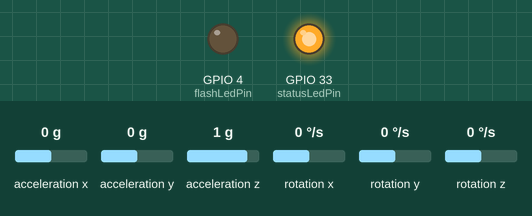
Simulated run of this sketch. Board: ESP32. Parts: output pins drawn as LEDs (lit = HIGH). The inputs (shaded band) are chosen by the test bench; at power-on: acceleration x 0 g, acceleration y 0 g, acceleration z 1 g, rotation x 0 °/s, rotation y 0 °/s, rotation z 0 °/s. WiFi joins after 1.5 s; servers stay silent unless stated; no MQTT or app messages arrive unless stated; what the sketch prints to the serial monitor is not drawn.

Above: at 0.1 s.
At 1.6 s:
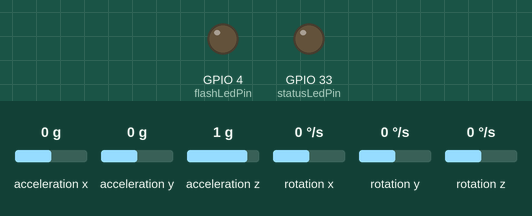
Timing chart, 0 to 3.1 s (numbered marks = the images above):
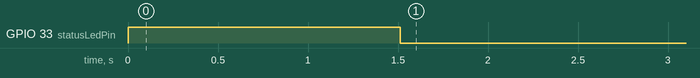

The sketch:

Giroscopio-Acelerometro-MQTT.ino
```cpp
//Bibliotecas
#include <WiFi.h>  // Biblioteca para el control de WiFi
#include <PubSubClient.h> //Biblioteca para conexion MQTT
#include <Wire.h>
#include <MPU6050.h>

MPU6050 mpu6050;
const char* ssid = "Gustavo";  // Aquí debes poner el nombre de tu red, en nuestro caso generamos una red local
const char* password = "123456789";  // Aquí debes poner la contraseña de tu red
//Datos del broker MQTT
const char* mqtt_server = "192.168.120.137"; // Si estas en una red local, coloca la IP asignada, en caso contrario, coloca la IP publica
IPAddress server(192,168,120,137);

// Objetos
WiFiClient espClient; // Este objeto maneja los datos de conexion WiFi
PubSubClient client(espClient); // Este objeto maneja los datos de conexion al broker
// Variables
int flashLedPin = 4;  // Para indicar el estatus de conexión
int statusLedPin = 33; // Para ser controlado por MQTT
long timeNow, timeLast; // Variables de control de tiempo no bloqueante
int data = 0; // Contador
int wait = 1000;  // Indica la espera cada 1 segundos para envío de mensajes MQTT
// Inicialización del programa
void setup() {
  // Iniciar comunicación serial
  Serial.begin (115200);
  Serial.println ("Programa iniciado");
    Serial.begin(115200);
  Wire.begin(12, 14); // SDA y SCL para ESP32
  mpu6050.initialize();
  //
  pinMode (flashLedPin, OUTPUT);
  pinMode (statusLedPin, OUTPUT);
  digitalWrite (flashLedPin, LOW);
  digitalWrite (statusLedPin, HIGH);

  Serial.println();
  Serial.println();
  Serial.print("Conectar a ");
  Serial.println(ssid);

  WiFi.begin(ssid, password); // Esta es la función que realiz la conexión a WiFi

  while (WiFi.status() != WL_CONNECTED) { // Este bucle espera a que se realice la conexión
    digitalWrite (statusLedPin, HIGH);
    delay(500); //dado que es de suma importancia esperar a la conexión, debe usarse espera bloqueante
    digitalWrite (statusLedPin, LOW);
    Serial.print(".");  // Indicador de progreso
    delay (5);
  }

  // Cuando se haya logrado la conexión, el programa avanzará, por lo tanto, puede informarse lo siguiente
  Serial.println();
  Serial.println("WiFi conectado");
  Serial.println("Direccion IP: ");
  Serial.println(WiFi.localIP());

  // Si se logro la conexión, encender led
  if (WiFi.status () > 0){
  digitalWrite (statusLedPin, LOW);
  }
   Serial.println("Linea 88, wifi estatus, se logro la conexion");
  delay (1000); // Esta espera es solo una formalidad antes de iniciar la comunicación con el broker

   Serial.println("Comienza la conexion al broquer");
  // Conexión con el broker MQTT
  client.setServer(server, 1883); // Conectarse a la IP del broker en el puerto indicado
 // client.setCallback(callback); // Activar función de CallBack, permite recibir mensajes MQTT y ejecutar funciones a partir de ellos
  delay(1500);  // Esta espera es preventiva, espera a la conexión para no perder información
Serial.println("Termina la conexion al broquer");

  timeLast = millis (); // Inicia el control de tiempo
}// fin del void setup ()

// Cuerpo del programa, bucle principal
void loop() {
  //Serial.println("Cliente conectado, si no reconectar");
  if (!client.connected()) {
    reconnect();  // En caso de que no haya conexión, ejecutar la función de reconexión, definida despues del void setup ()
    Serial.println("Se ha mandado a la funcion reconectar GMA");
  }// fin del if (!client.connected())
  client.loop(); // Esta función es muy importante, ejecuta de manera no bloqueante las funciones necesarias para la comunicación con el broker
  delay(wait);
  timeNow = millis(); // Control de tiempo para esperas no bloqueantes
  if (timeNow - timeLast > wait) { // Manda un mensaje por MQTT cada cinco segundos
   //if (true) {
    timeLast = timeNow; // Actualización de seguimiento de tiempo
    // Obtener temperatura y humedad
    //float t = dht.readTemperature(); // Se lee la temperatura
    //float h = dht.readHumidity(); // Se lee la humedad

      int16_t ax, ay, az, gx, gy, gz;
      mpu6050.getMotion6(&ax, &ay, &az, &gx, &gy, &gz);

      Serial.print("Aceleración X: ");
      Serial.print(ax);
      Serial.print(" | Aceleración Y: ");
      Serial.print(ay);
      Serial.print(" | Aceleración Z: ");
      Serial.print(az);
      Serial.print(" | Giro X: ");
      Serial.print(gx);
      Serial.print(" | Giro Y: ");
      Serial.print(gy);
      Serial.print(" | Giro Z: ");
      Serial.println(gz);


      delay(100);
    // Secuencia que se asegura de que la conexión con el sensor exista
    if (isnan(ax) || isnan(ay)|| isnan(az)|| isnan(gx)|| isnan(gy)|| isnan(gz)) {
      Serial.println(F("Failed to read from DHT sensor!"));
      return;
    }

    //printLocalTime();
    //String json = "{\"id\":\"Incubadora\",\"temp\":"+String(t)+"}";
    String json = "{\"id\":\"Acelerometro\",\"AcX\":"+String(ax)+",\"AcY\":"+String(ay)+",\"AcZ\":"+String(az)+",\"GiX\":"+String(gx)+",\"GiY\":"+String(gy)+",\"GiZ\":"+String(gz)+"}";
    Serial.println(json); // Se imprime en monitor solo para poder visualizar que el string esta correctamente creado
    int str_len = json.length() + 1;//Se calcula la longitud del string
    char char_array[str_len];//Se crea un arreglo de caracteres de dicha longitud
    json.toCharArray(char_array, str_len);//Se convierte el string a char array
    client.publish("FCaEI/mqtt/GMA/Acelerometro", char_array);
    //codigoIoT/flow5/mqtt/clima, o checar si es: codigoIoT/Mor/mqtt/flow4 (checar  *)
  }// fin del if (timeNow - timeLast > wait)
}// fin del void loop ()

// Funciones de usuario

// Esta función permite tomar acciones en caso de que se reciba un mensaje correspondiente a un tema al cual se hará una suscripción

// Función para reconectarse
void reconnect() {
  // Bucle hasta lograr conexión
  while (!client.connected()) { // Pregunta si hay conexión
    Serial.print("Tratando de contectarse...");
    // Intentar reconexión
    if (client.connect("ESP32CAMClient")) { //Pregunta por el resultado del intento de conexión
      Serial.println("Conectado");
      //client.subscribe("codigoIoT/mqtt"); // Esta función realiza la suscripción al tema
      client.subscribe("FCaEI/mqtt/GMA/Acelerometro"); // Esta función realiza la suscripción al tema
    }// fin del  if (client.connect("ESP32CAMClient"))
    else {  //en caso de que la conexión no se logre
      Serial.print("Conexion fallida, Error rc=");
      Serial.print(client.state()); // Muestra el codigo de error
      Serial.println(" Volviendo a intentar en 5 segundos");
      // Espera de 5 segundos bloqueante
      delay(1000);
      Serial.println (client.connected ()); // Muestra estatus de conexión
    }// fin del else
  }// fin del bucle while (!client.connected())
}// fin de void reconnect(

void printLocalTime()
{
  struct tm timeinfo;
  if(!getLocalTime(&timeinfo)){
    Serial.println("Failed to obtain time");
    return;
  }
  Serial.println(&timeinfo, "%A, %B %d %Y %H:%M:%S");
}
```
